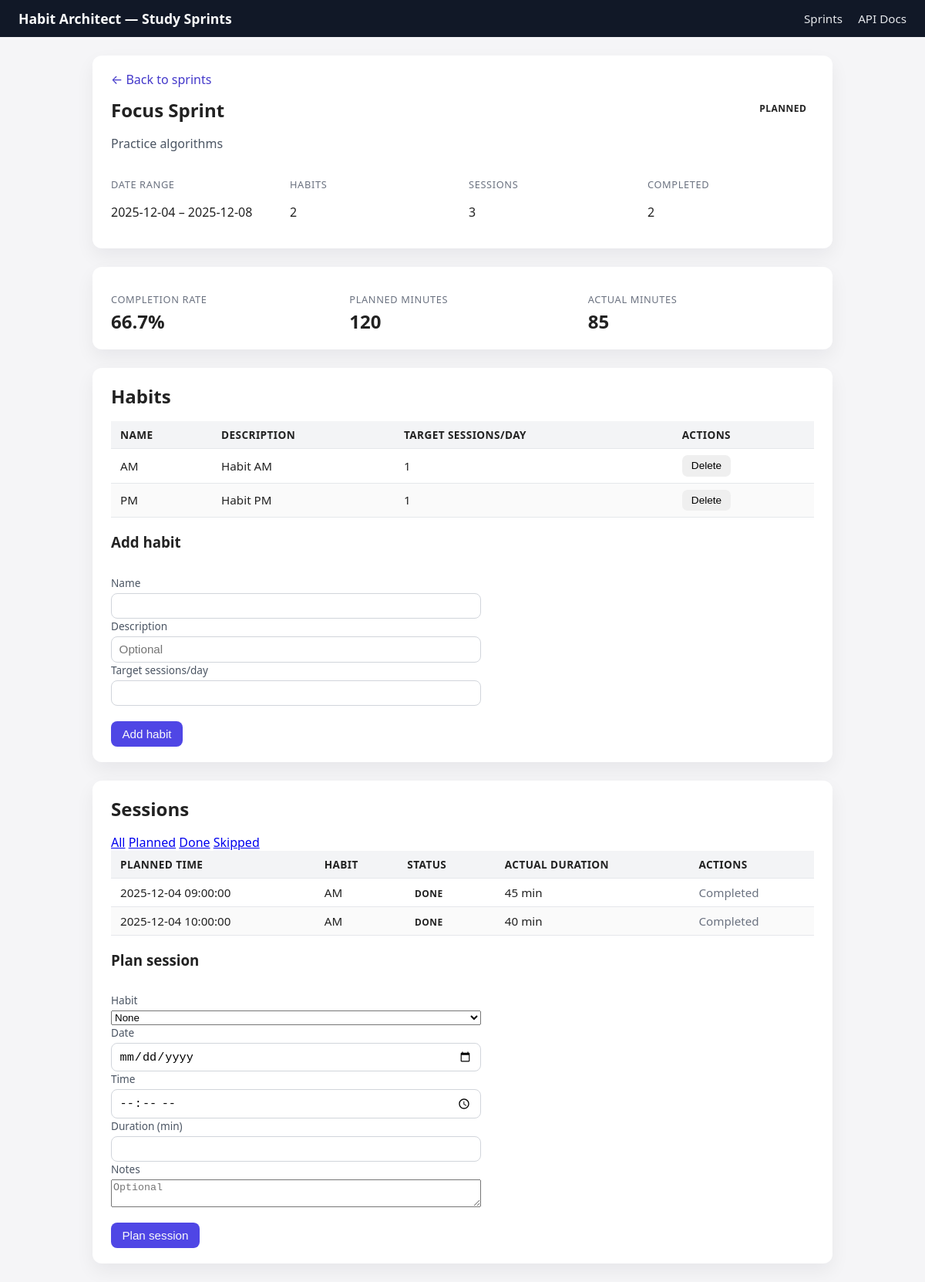
Page /ui/sprints/1?filter=done on the committed database.
### app/models/__init__.py (models this page shows)
class Sprint(Base):
    __tablename__ = "sprints"
    id: Mapped[int] = mapped_column(Integer, primary_key=True, index=True)
    title: Mapped[str] = mapped_column(String(255), nullable=False)
    goal_text: Mapped[str] = mapped_column(Text, nullable=False)
    start_date: Mapped[date] = mapped_column(Date, nullable=False)
    end_date: Mapped[date] = mapped_column(Date, nullable=False)
    status: Mapped[SprintStatus] = mapped_column(
        SqlEnum(SprintStatus, name="sprint_status"),
        default=SprintStatus.PLANNED,
        nullable=False,
    )
    created_at: Mapped[datetime] = mapped_column(
        DateTime(timezone=False),
        default=datetime.utcnow,
        nullable=False,
    )
    updated_at: Mapped[datetime] = mapped_column(
        DateTime(timezone=False),
        default=datetime.utcnow,
        onupdate=datetime.utcnow,
        nullable=False,
    )
    habits: Mapped[list["Habit"]] = relationship(
        back_populates="sprint",
        cascade="all, delete-orphan",
    )
    sessions: Mapped[list["Session"]] = relationship(
        back_populates="sprint",
        cascade="all, delete-orphan",
    )

class Habit(Base):
    __tablename__ = "habits"
    id: Mapped[int] = mapped_column(Integer, primary_key=True, index=True)
    sprint_id: Mapped[int] = mapped_column(
        ForeignKey("sprints.id", ondelete="CASCADE"),
        nullable=False,
    )
    name: Mapped[str] = mapped_column(String(255), nullable=False)
    description: Mapped[str | None] = mapped_column(Text, nullable=True)
    target_sessions_per_day: Mapped[int] = mapped_column(Integer, nullable=False)
    created_at: Mapped[datetime] = mapped_column(
        DateTime(timezone=False),
        default=datetime.utcnow,
        nullable=False,
    )
    updated_at: Mapped[datetime] = mapped_column(
        DateTime(timezone=False),
        default=datetime.utcnow,
        onupdate=datetime.utcnow,
        nullable=False,
    )
    sprint: Mapped[Sprint] = relationship(back_populates="habits")
    sessions: Mapped[list["Session"]] = relationship(back_populates="habit")

class Session(Base):
    __tablename__ = "sessions"
    __table_args__ = (
        CheckConstraint("difficulty BETWEEN 1 AND 5", name="difficulty_range"),
        CheckConstraint("mood BETWEEN 1 AND 5", name="mood_range"),
    )
    id: Mapped[int] = mapped_column(Integer, primary_key=True, index=True)
    sprint_id: Mapped[int] = mapped_column(
        ForeignKey("sprints.id", ondelete="CASCADE"),
        nullable=False,
    )
    habit_id: Mapped[int | None] = mapped_column(
        ForeignKey("habits.id", ondelete="SET NULL"),
        nullable=True,
    )
    planned_start: Mapped[datetime] = mapped_column(DateTime(timezone=False), nullable=False)
    planned_duration_min: Mapped[int] = mapped_column(Integer, nullable=False)
    actual_start: Mapped[datetime | None] = mapped_column(DateTime(timezone=False), nullable=True)
    actual_duration_min: Mapped[int | None] = mapped_column(Integer, nullable=True)
    status: Mapped[SessionStatus] = mapped_column(
        SqlEnum(SessionStatus, name="session_status"),
        default=SessionStatus.PLANNED,
        nullable=False,
    )
    notes: Mapped[str | None] = mapped_column(Text, nullable=True)
    difficulty: Mapped[int | None] = mapped_column(Integer, nullable=True)
    mood: Mapped[int | None] = mapped_column(Integer, nullable=True)
    created_at: Mapped[datetime] = mapped_column(
        DateTime(timezone=False),
        default=datetime.utcnow,
        nullable=False,
    )
    sprint: Mapped[Sprint] = relationship(back_populates="sessions")
    habit: Mapped[Habit | None] = relationship(back_populates="sessions")

### app/routes/ui.py (the view)
@ui_router.get(
    "/sprints/{sprint_id}",
    name="sprint_detail_page",
    response_class=HTMLResponse,
)
def sprint_detail_page(
    request: Request,
    sprint_id: int,
    db: Session = Depends(get_db),
):
    sprint = db.get(Sprint, sprint_id)
    flash_msg = request.query_params.get("msg")
    flash_error = request.query_params.get("error")
    sessions_filter = _normalize_filter(request.query_params.get("filter"))
    if not sprint:
        return templates.TemplateResponse(
            "sprint_detail.html",
            {
                "request": request,
                "sprint": None,
                "habits": [],
                "overview": None,
                "sessions": [],
                "flash_msg": flash_msg,
                "flash_error": flash_error or "Sprint not found",
                "sessions_filter": sessions_filter,
            },
            status_code=404,
        )
    habits_stmt = (
        select(Habit)
        .where(Habit.sprint_id == sprint_id)
        .order_by(Habit.name.asc())
    )
    habits = db.execute(habits_stmt).scalars().all()
    sessions_stmt = (
        select(Session)
        .where(Session.sprint_id == sprint_id)
        .order_by(Session.planned_start.asc())
    )
    if sessions_filter in _SESSION_FILTERS:
        sessions_stmt = sessions_stmt.where(Session.status == _SESSION_FILTERS[sessions_filter])
    sessions = db.execute(sessions_stmt).scalars().all()
    overview = _sprint_overview(db, sprint_id, len(habits))
    return templates.TemplateResponse(
        "sprint_detail.html",
        {
            "request": request,
            "sprint": sprint,
            "habits": habits,
            "overview": overview,
            "sessions": sessions,
            "flash_msg": flash_msg,
            "flash_error": flash_error,
            "sessions_filter": sessions_filter,
        },
    )

### app/templates/sprint_detail.html (shortened to what this page needs)
{% extends "base.html" %}
{% block content %}
{% if not sprint %}
<section class="ha-card">
    <h1>Sprint not found</h1>
    <p>The sprint you are trying to view does not exist.</p>
    <a class="ha-link" href="{{ request.url_for('sprints_page') }}">Back to sprints</a>
</section>
{% else %}
{% set sprint_url = request.url_for('sprint_detail_page', sprint_id=sprint.id) %}
<section class="ha-card ha-flex-column">
    <a class="ha-link" href="{{ request.url_for('sprints_page') }}">← Back to sprints</a>
    <div class="ha-detail-header">
        <div>
            <h1>{{ sprint.title }}</h1>
            <p class="ha-subtitle">{{ sprint.goal_text }}</p>
        </div>
        <span class="ha-status-badge ha-status-{{ sprint.status.value if sprint.status is not string else sprint.status }}">
            {% if sprint.status is string %}{{ sprint.status|capitalize }}{% else %}{{ sprint.status.value|capitalize }}{% endif %}
        </span>
    </div>
    <div class="ha-detail-meta">
        <div>
            <p class="ha-label">Date range</p>
            <p>{{ sprint.start_date }} – {{ sprint.end_date }}</p>
        </div>
        <div>
            <p class="ha-label">Habits</p>
            <p>{{ overview.habits_count }}</p>
        </div>
        <div>
            <p class="ha-label">Sessions</p>
            <p>{{ overview.sessions_count }}</p>
        </div>
        <div>
            <p class="ha-label">Completed</p>
            <p>{{ overview.done_sessions }}</p>
        </div>
    </div>
</section>
<section class="ha-card ha-overview-grid">
    <div>
        <p class="ha-label">Completion rate</p>
        <p class="ha-overview-value">
            {% if overview.completion_rate is not none %}
                {{ overview.completion_rate }}%
            {% else %}
                —
            {% endif %}
        </p>
    </div>
    <div>
        <p class="ha-label">Planned minutes</p>
        <p class="ha-overview-value">{{ overview.total_planned_minutes }}</p>
    </div>
    <div>
        <p class="ha-label">Actual minutes</p>
        <p class="ha-overview-value">
            {% if overview.total_actual_minutes is not none %}
                {{ overview.total_actual_minutes }}
            {% else %}
                —
            {% endif %}
        </p>
    </div>
</section>
<section class="ha-card">
    <div class="ha-card-header">
        <h2>Habits</h2>
    </div>
    {% if habits %}
    <table class="ha-table">
        <thead>
        <tr>
            <th>Name</th>
            <th>Description</th>
            <th>Target sessions/day</th>
            <th>Actions</th>
        </tr>
        </thead>
        <tbody>
        {% for habit in habits %}
            <tr>
                <td>{{ habit.name }}</td>
                <td>{{ habit.description or "—" }}</td>
                <td>{{ habit.target_sessions_per_day }}</td>
                <td>
                    <form method="post" action="{{ request.url_for('delete_habit_ui', habit_id=habit.id) }}" class="ha-inline-form">
                        <button type="submit" class="ha-button ha-button-danger">Delete</button>
                    </form>
                </td>
            </tr>
        {% endfor %}
        </tbody>
    </table>
    {% else %}
        <p class="ha-empty">No habits for this sprint yet.</p>
    {% endif %}
    <form method="post" action="{{ request.url_for('create_habit_ui', sprint_id=sprint.id) }}" class="ha-form ha-form-inline">
        <h3 class="ha-form-title">Add habit</h3>
        <div class="ha-form-grid">
            <div class="ha-form-row">
                <label for="habit-name">Name</label>
                <input id="habit-name" type="text" name="name" required maxlength="255">
            </div>
            <div class="ha-form-row">
                <label for="habit-description">Description</label>
                <input id="habit-description" type="text" name="description" placeholder="Optional">
            </div>
            <div class="ha-form-row">
                <label for="habit-target">Target sessions/day</label>
                <input id="habit-target" type="number" name="target_sessions_per_day" min="1" required>
            </div>
        </div>
        <div class="ha-form-actions">
            <button type="submit" class="ha-button ha-button-primary">Add habit</button>
        </div>
    </form>
</section>
<section class="ha-card">
    <div class="ha-card-header">
        <h2>Sessions</h2>
    </div>
    <div class="sessions-filter">
        <a href="{{ sprint_url }}" class="filter-pill{% if sessions_filter == 'all' %} filter-pill--active{% endif %}">All</a>
        <a href="{{ sprint_url.include_query_params(filter='planned') }}" class="filter-pill{% if sessions_filter == 'planned' %} filter-pill--active{% endif %}">Planned</a>
        <a href="{{ sprint_url.include_query_params(filter='done') }}" class="filter-pill{% if sessions_filter == 'done' %} filter-pill--active{% endif %}">Done</a>
        <a href="{{ sprint_url.include_query_params(filter='skipped') }}" class="filter-pill{% if sessions_filter == 'skipped' %} filter-pill--active{% endif %}">Skipped</a>
    </div>
    {% if sessions %}
    <table class="ha-table">
        <thead>
        <tr>
            <th>Planned time</th>
            <th>Habit</th>
            <th>Status</th>
            <th>Actual duration</th>
            <th>Actions</th>
        </tr>
        </thead>
        <tbody>
        {% for session in sessions %}
            <tr>
                <td>{{ session.planned_start or "—" }}</td>
                <td>{{ session.habit.name if session.habit else "—" }}</td>
                <td>
                    <span class="ha-status-badge ha-session-{{ session.status.value if session.status is not string else session.status }}">
                        {% if session.status is string %}
                            {{ session.status|capitalize }}
                        {% else %}
                            {{ session.status.value|capitalize }}
                        {% endif %}
                    </span>
                </td>
                <td>
                    {% if session.actual_duration_min %}
                        {{ session.actual_duration_min }} min
                    {% else %}
                        —
                    {% endif %}
                </td>
                <td>
                    {% if session.status == session.status.PLANNED or session.status == 'planned' %}
                        <form method="post" action="{{ request.url_for('complete_session_ui', session_id=session.id) }}" class="ha-inline-form">
                            <input type="hidden" name="next_filter" value="{{ sessions_filter }}">
                            <button type="submit" class="ha-button ha-button-primary">Mark as done</button>
                        </form>
                        <form method="post" action="{{ request.url_for('skip_session_ui', session_id=session.id) }}" class="ha-inline-form">
                            <input type="hidden" name="next_filter" value="{{ sessions_filter }}">
                            <button type="submit" class="ha-button ha-button-secondary">Skip</button>
                        </form>
                    {% elif session.status == session.status.DONE or session.status == 'done' %}
                        <span class="ha-muted">Completed</span>
                    {% else %}
                        <span class="ha-muted">Skipped</span>
                    {% endif %}
                </td>
            </tr>
        {% endfor %}
        </tbody>
    </table>
    {% else %}
        <p class="ha-empty">No sessions match this filter.</p>
    {% endif %}
    <form method="post" action="{{ request.url_for('plan_session_ui', sprint_id=sprint.id) }}" class="ha-form ha-form-inline">
        <h3 class="ha-form-title">Plan session</h3>
        <div class="ha-form-grid">
            <div class="ha-form-row">
                <label for="session-habit">Habit</label>
                <select id="session-habit" name="habit_id">
                    <option value="">None</option>
                </select>
            </div>
            <div class="ha-form-row">
                <label for="session-date">Date</label>
                <input id="session-date" type="date" name="planned_start_date" required>
            </div>
            <div class="ha-form-row">
                <label for="session-time">Time</label>
                <input id="session-time" type="time" name="planned_start_time" placeholder="09:00">
            </div>
            <div class="ha-form-row">
                <label for="session-duration">Duration (min)</label>
                <input id="session-duration" type="number" name="planned_duration_min" min="1" required>
            </div>
            <div class="ha-form-row ha-form-row-wide">
                <label for="session-notes">Notes</label>
                <textarea id="session-notes" name="notes" rows="2" placeholder="Optional"></textarea>
            </div>
        </div>
        <div class="ha-form-actions">
            <button type="submit" class="ha-button ha-button-primary">Plan session</button>
        </div>
    </form>
</section>
{% endif %}
{% endblock %}

### rows in the picture
Sprint: title "Focus Sprint", goal_text "Practice algorithms", status "PLANNED", start_date "2025-12-04", end_date "2025-12-08"
Habit: name "AM", description "Habit AM", target_sessions_per_day "1"
Habit: name "PM", description "Habit PM", target_sessions_per_day "1"

### other values in the picture
{{ overview.habits_count }} "2"
{{ overview.sessions_count }} "3"
{{ overview.done_sessions }} "2"
{{ overview.completion_rate }} "66.7"
{{ overview.total_planned_minutes }} "120"
{{ overview.total_actual_minutes }} "85"
{{ session.planned_start or "—" }} "2025-12-04 09:00:00"
{{ session.habit.name if session.habit else "—" }} "AM"
{{ session.status|capitalize }} "DONE"
{{ session.actual_duration_min }} "45"
{{ session.planned_start or "—" }} "2025-12-04 10:00:00"
{{ session.actual_duration_min }} "40"
